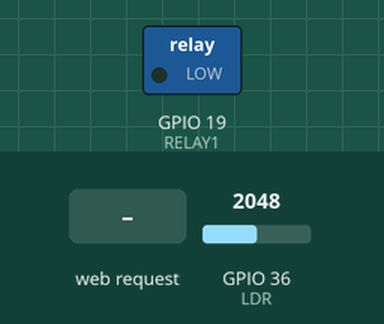
Simulated run of this sketch. Board: ESP32. Shown: switched loads named in the sketch (green lamp = pin HIGH). Inputs (shaded band) come from the test bench; at power-on: GPIO 36 (LDR) = 2048. WiFi joins after 1.5 s; servers stay silent unless stated; what the sketch prints to the serial monitor is not drawn.

Above: at 2.7 s.
2.8 s: HTTP request GET /H received
At 3.1 s:
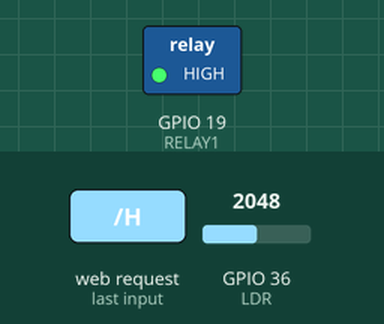
4.3 s: HTTP request GET /L received
At 5.5 s:
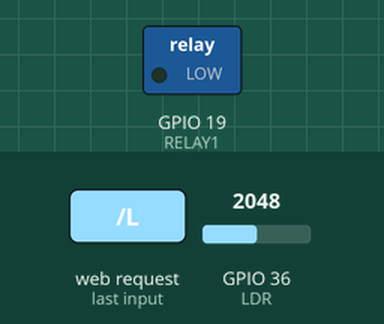
Timing chart, 0 to 7.3 s (numbered marks = the images above; inputs shaded):
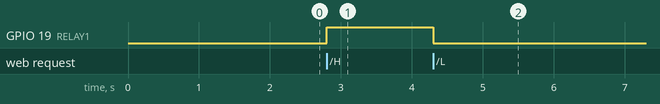

The sketch:

send_data.ino
```cpp
#include<WiFi.h>

#define RELAY1 19
#define LDR 36
#define SSID_NAME "kladee_home2G" //network-name
#define SSID_PASS "2011948483" //pass-to-network

WiFiServer server(80);

void setup()
{
  pinMode(RELAY1,OUTPUT);
  Serial.begin(115200);
  delay(10);
  Serial.println();

  WiFi.begin(SSID_NAME, SSID_PASS);

  Serial.print("Connecting");
  while (WiFi.status() != WL_CONNECTED)
  {
    delay(500);
    Serial.print(".");
  }
  Serial.println();

  Serial.print("Connected, IP address: ");
  Serial.println(WiFi.localIP());
  server.begin();
  Serial.println("Server started");
}

void loop() {
  WiFiClient client = server.available();   // listen for incoming clients

  if (client) {                             // if you get a client,
    Serial.println("New Client.");           // print a message out the serial port
    String currentLine = "";                // make a String to hold incoming data from the client
    while (client.connected()) {            // loop while the client's connected
      if (client.available()) {             // if there's bytes to read from the client,
        char c = client.read();             // read a byte, then
        Serial.write(c);                    // print it out the serial monitor
        if (c == '\n') {                    // if the byte is a newline character

          // if the current line is blank, you got two newline characters in a row.
          // that's the end of the client HTTP request, so send a response:
          if (currentLine.length() == 0) {
            // HTTP headers always start with a response code (e.g. HTTP/1.1 200 OK)
            // and a content-type so the client knows what's coming, then a blank line:
            client.println("HTTP/1.1 200 OK\nContent-type:text/html\n");

            client.print("Realy 1 status :");
            client.print(digitalRead(RELAY1));
            client.println("<br>");

            client.print("LDR read:");
            client.print(analogRead(LDR));
            client.println("<br>");

            // the content of the HTTP response follows the header:
            client.println("Click <a href=\"/H\">here</a> to turn ON the Realy 1.<br>");
            client.println("Click <a href=\"/L\">here</a> to turn OFF the Realy 1.<br>");

            // The HTTP response ends with another blank line:
            client.println();
            // break out of the while loop:
            break;
          } else {    // if you got a newline, then clear currentLine:
            currentLine = "";
          }
        } else if (c != '\r') {  // if you got anything else but a carriage return character,
          currentLine += c;      // add it to the end of the currentLine
        }

        // Check to see if the client request was "GET /H" or "GET /L":
        if (currentLine.endsWith("GET /H")) {
          digitalWrite(RELAY1, HIGH);               // GET /H turns the LED on
          Serial.println("turns the realy1 on");
        }
        if (currentLine.endsWith("GET /L")) {
          digitalWrite(RELAY1, LOW);                // GET /L turns the LED off
          Serial.println("turns the realy1 off");
        }
      }
    }
    // close the connection:
    client.stop();
    Serial.println("Client Disconnected.");
  }
}
```

Measured:
- after the input at 2.8 s, GPIO 19 (RELAY1): LOW → HIGH at once
- after the input at 4.3 s, GPIO 19 (RELAY1): HIGH → LOW at once
